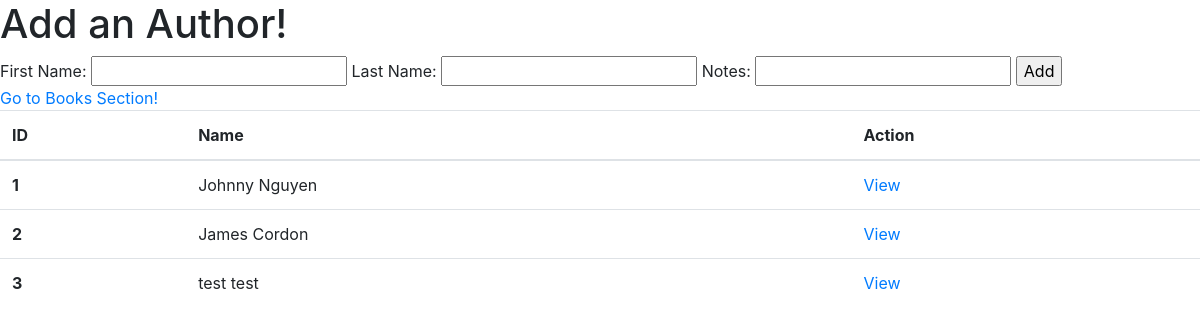
The app's page /authors with its own data.
### books_authors_app/models.py (models this page shows)
class Author(models.Model):
    first_name = models.CharField(max_length = 45)
    last_name = models.CharField(max_length = 45)
    notes = models.TextField(null = True)
    created_at = models.DateTimeField(auto_now_add = True)
    updated_at = models.DateTimeField(auto_now = True)

### books_authors_app/views.py (the view)
# urls.py: path('authors', views.author_table),
def author_table(request):
    context = {'authors': Author.objects.all()}
    return render(request, 'author.html', context)

### books_authors_app/templates/author.html (shortened to what this page needs)
<!DOCTYPE html>
<html lang="en">
    <head>
        <link rel="stylesheet" href="https://stackpath.bootstrapcdn.com/bootstrap/4.4.1/css/bootstrap.min.css">
    </head>
    <body>
        <h1>Add an Author!</h1>
        <form action="/add_authors" method="POST">
            First Name: <input type='text' name='firstname'>
            Last Name: <input type='text' name='lastname'>
            Notes: <input type='text' name='notes' class='note_size'>
            <input type='submit' value='Add'>
        </form>
        <a href='/'>Go to Books Section!</a>
        <table class="table">
            <thead>
              <tr>
                <th scope="col">ID</th>
                <th scope="col">Name</th>
                <th scope="col">Action</th>
              </tr>
            </thead>
            <tbody>
              {% for author in authors%}
              <tr>
                <th scope="row">{{author.id}}</th>
                <td>{{author.first_name}} {{author.last_name}}</td>
                <td><a href="/authors/{{author.id}}">View</a></td>
              </tr>
              {% endfor %}
            </tbody>
          </table>
    </body>
</html>

### records on screen
Author: id "1", first_name "Johnny", last_name "Nguyen"
Author: id "2", first_name "James", last_name "Cordon"
Author: id "3", first_name "test", last_name "test"
